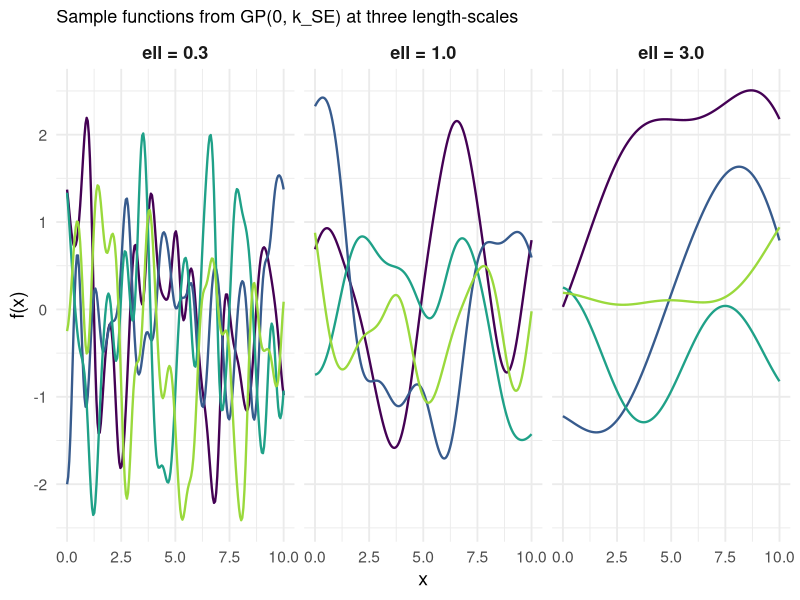
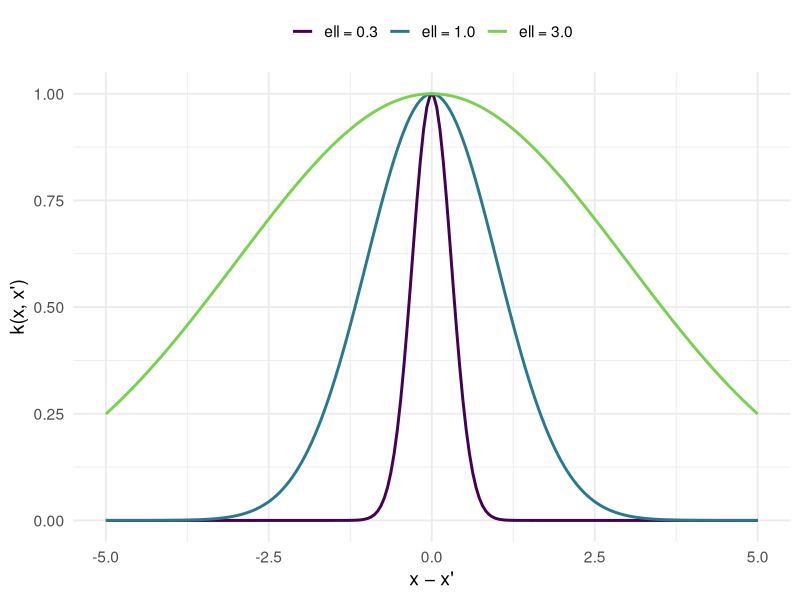
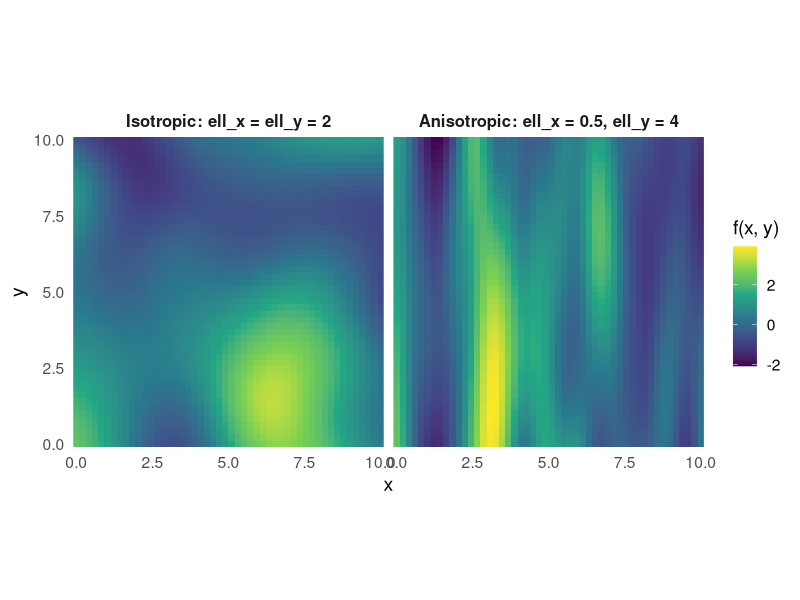
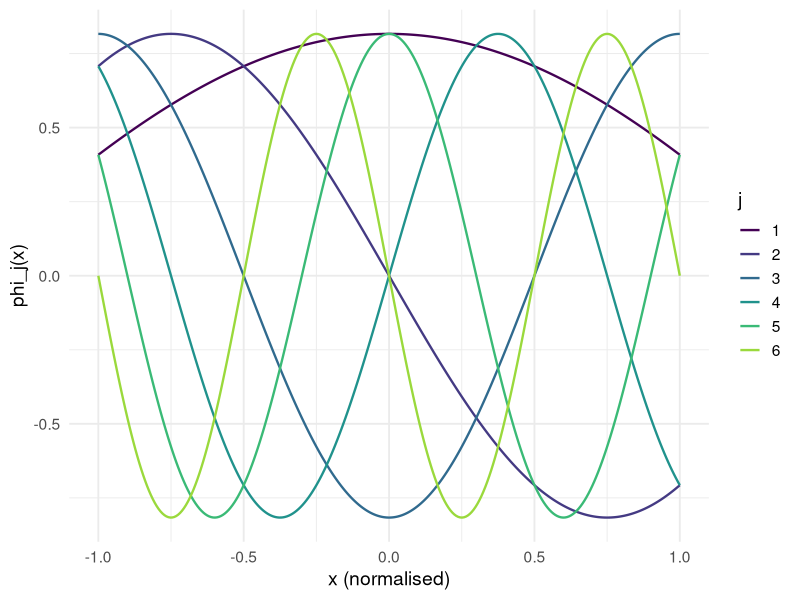

R code for these plots, in order:
## ---- chunk 1
knitr::opts_chunk$set(
  echo      = FALSE,
  message   = FALSE,
  warning   = FALSE,
  fig.align = "center",
  dpi       = 110
)
suppressPackageStartupMessages({
  library(ggplot2)
  library(MASS)
  library(patchwork)
  library(viridis)
  library(tibble)
  library(dplyr)
  library(tidyr)
})
theme_set(theme_minimal(base_size = 14))
set.seed(42)
## ---- chunk 2
#| fig-width: 9
#| fig-height: 4

se_kernel <- function(x1, x2, sigma = 1, ell = 1) {
  sigma^2 * exp(-0.5 * outer(x1, x2, "-")^2 / ell^2)
}

x_grid <- seq(0, 10, length.out = 200)
n_samples <- 4

draw_samples <- function(ell, sigma = 1) {
  K <- se_kernel(x_grid, x_grid, sigma = sigma, ell = ell) +
       diag(1e-8, length(x_grid))
  L <- chol(K)
  samples <- t(L) %*% matrix(rnorm(length(x_grid) * n_samples),
                             nrow = length(x_grid))
  as_tibble(samples, .name_repair = ~paste0("draw", seq_along(.))) |>
    mutate(x = x_grid) |>
    pivot_longer(-x, names_to = "draw", values_to = "f")
}

ell_values <- c(0.3, 1, 3)
plot_data <- bind_rows(lapply(ell_values, function(ell) {
  draw_samples(ell) |> mutate(ell = sprintf("ell = %.1f", ell))
})) |> mutate(ell = factor(ell, levels = sprintf("ell = %.1f", ell_values)))

ggplot(plot_data, aes(x = x, y = f, colour = draw)) +
  geom_line(linewidth = 0.8) +
  facet_wrap(~ ell) +
  scale_colour_viridis_d(option = "D", end = 0.85, guide = "none") +
  labs(title = "Sample functions from GP(0, k_SE) at three length-scales",
       x = "x", y = "f(x)") +
  theme(strip.text = element_text(size = 13, face = "bold"),
        plot.title = element_text(size = 13))
## ---- chunk 3
#| fig-width: 9
#| fig-height: 3

x1 <- 0
xs <- seq(-5, 5, length.out = 200)
kdf <- bind_rows(
  tibble(d = xs, k = se_kernel(x1, xs, sigma = 1, ell = 0.3)[1, ],
         ell_lab = "ell = 0.3"),
  tibble(d = xs, k = se_kernel(x1, xs, sigma = 1, ell = 1.0)[1, ],
         ell_lab = "ell = 1.0"),
  tibble(d = xs, k = se_kernel(x1, xs, sigma = 1, ell = 3.0)[1, ],
         ell_lab = "ell = 3.0")
) |> mutate(ell_lab = factor(ell_lab,
                             levels = c("ell = 0.3", "ell = 1.0", "ell = 3.0")))

ggplot(kdf, aes(x = d, y = k, colour = ell_lab)) +
  geom_line(linewidth = 1.0) +
  scale_colour_viridis_d(option = "D", end = 0.8, name = NULL) +
  labs(x = "x − x'", y = "k(x, x')") +
  theme(legend.position = "top")
## ---- chunk 4
#| fig-width: 9
#| fig-height: 3.4

draw_2d_field <- function(lx, ly, n_grid = 50) {
  grid <- expand.grid(x = seq(0, 10, length.out = n_grid),
                      y = seq(0, 10, length.out = n_grid))
  d2 <- outer(grid$x, grid$x, "-")^2 / lx^2 +
        outer(grid$y, grid$y, "-")^2 / ly^2
  K <- exp(-0.5 * d2) + diag(1e-8, nrow(d2))
  L <- chol(K)
  f <- as.numeric(t(L) %*% rnorm(nrow(grid)))
  grid |> mutate(f = f)
}

set.seed(7)
df_iso <- draw_2d_field(2, 2) |> mutate(panel = "Isotropic: ell_x = ell_y = 2")
set.seed(7)
df_aniso <- draw_2d_field(0.5, 4) |> mutate(panel = "Anisotropic: ell_x = 0.5, ell_y = 4")
df_2d <- bind_rows(df_iso, df_aniso) |>
  mutate(panel = factor(panel,
                        levels = c("Isotropic: ell_x = ell_y = 2",
                                   "Anisotropic: ell_x = 0.5, ell_y = 4")))

ggplot(df_2d, aes(x = x, y = y, fill = f)) +
  geom_raster() +
  facet_wrap(~ panel) +
  scale_fill_viridis_c(option = "viridis", name = "f(x, y)") +
  coord_equal(expand = FALSE) +
  labs(x = "x", y = "y") +
  theme(strip.text = element_text(size = 12, face = "bold"))
## ---- chunk 5
#| fig-width: 9
#| fig-height: 2.8

L <- 1.5
x_grid <- seq(-1, 1, length.out = 300)
phi_1d <- function(L, j, x) (1/sqrt(L)) * sin(j * pi * (x + L) / (2 * L))

phi_df <- bind_rows(lapply(1:6, function(j) {
  tibble(x = x_grid, phi = phi_1d(L, j, x_grid),
         j = factor(j, levels = 1:6))
}))

ggplot(phi_df, aes(x = x, y = phi, colour = j)) +
  geom_line(linewidth = 0.8) +
  scale_colour_viridis_d(option = "D", end = 0.85, name = "j") +
  labs(x = "x (normalised)", y = "phi_j(x)")
